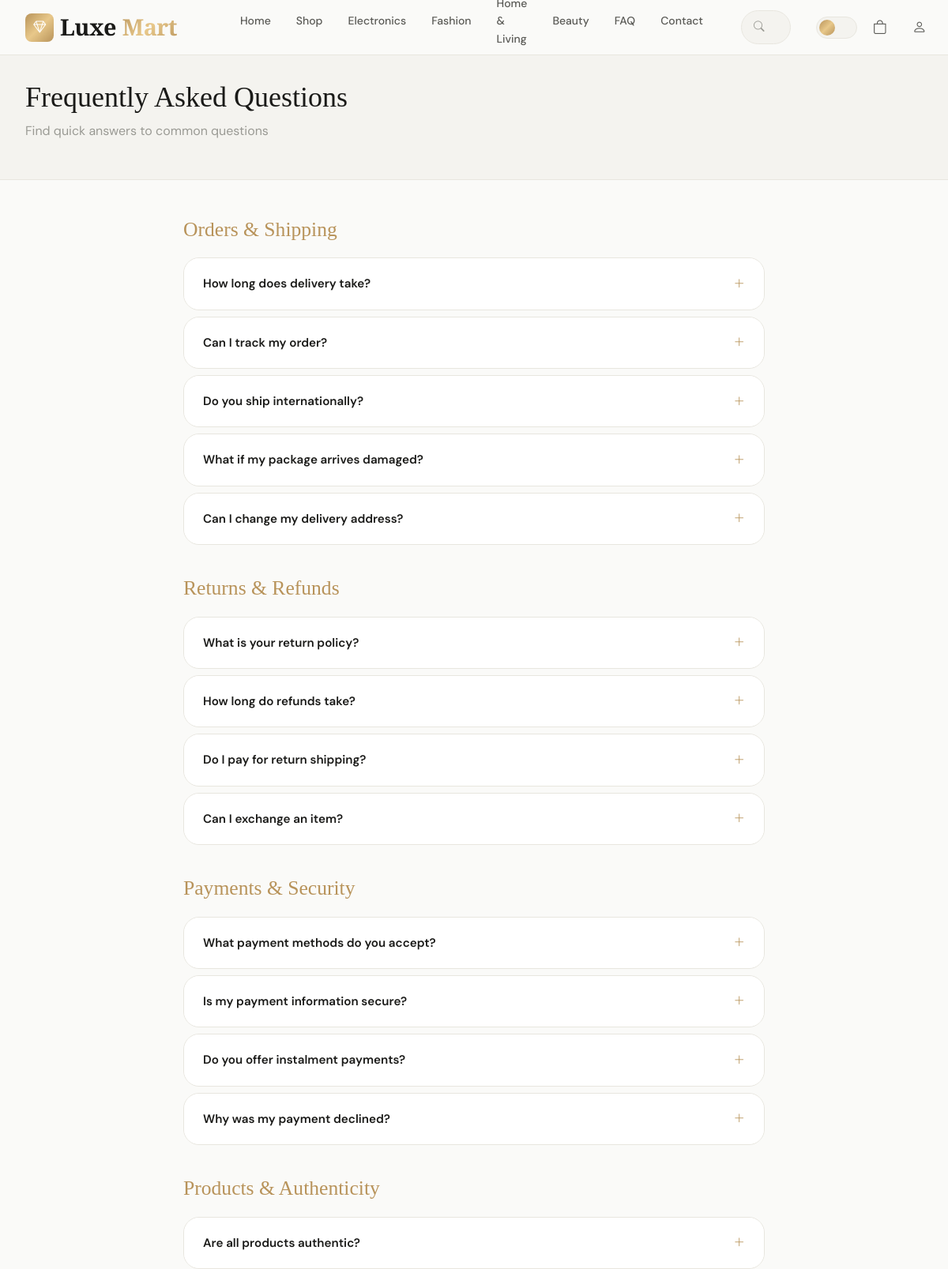
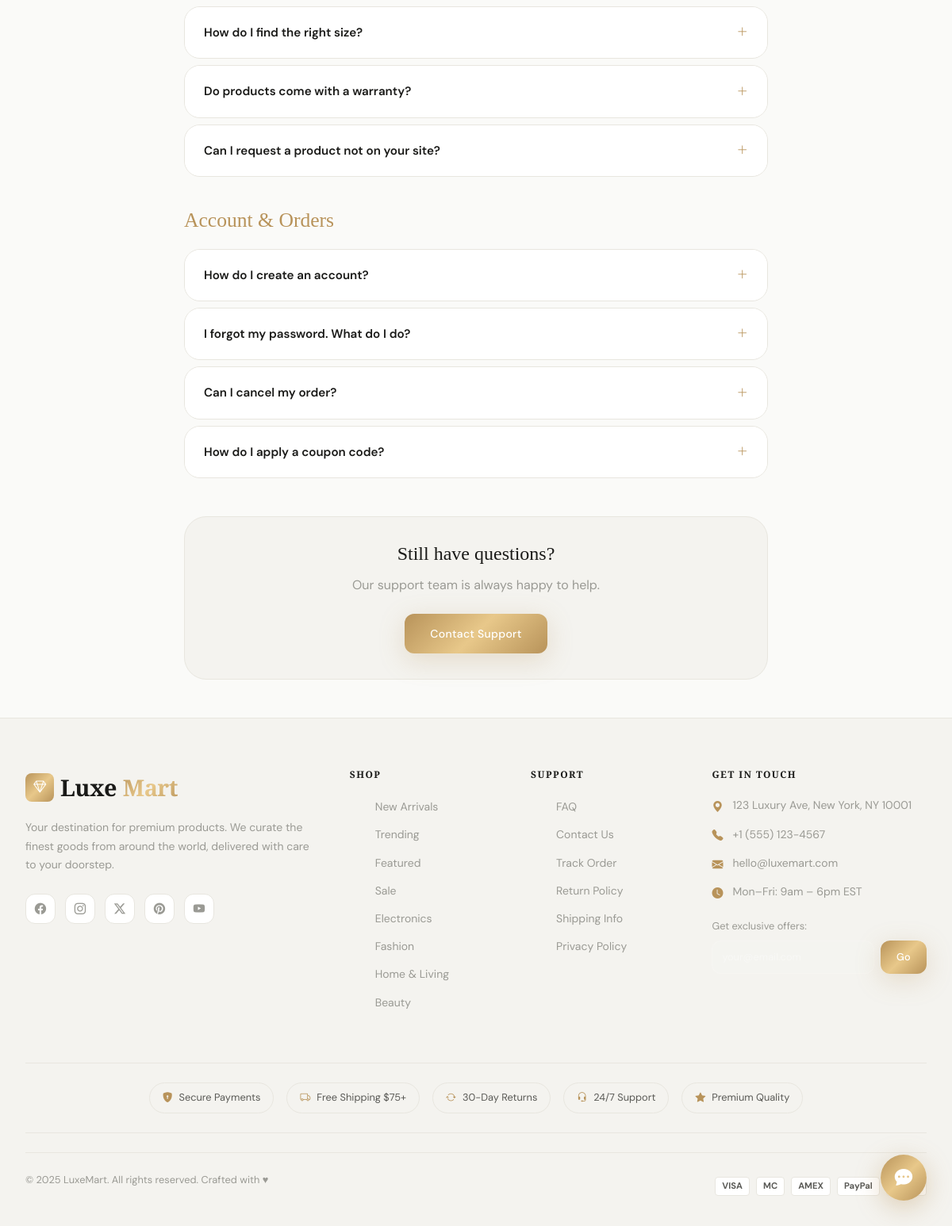
/contact/faq/, run on the app's committed database (2 pictures, top to bottom).
### store/models.py (models this page shows, shortened)
class Category(models.Model):
    name = models.CharField(max_length=200, unique=True)
    slug = models.SlugField(max_length=200, unique=True, blank=True)
    description = models.TextField(blank=True)
    image = models.ImageField(upload_to='categories/', blank=True, null=True)
    icon = models.CharField(max_length=100, blank=True, help_text='Bootstrap icon class e.g. bi-laptop')
    parent = models.ForeignKey('self', on_delete=models.SET_NULL, null=True, blank=True, related_name='children')
    is_active = models.BooleanField(default=True)
    order = models.IntegerField(default=0)
    created_at = models.DateTimeField(auto_now_add=True)
    class Meta:
        verbose_name_plural = 'Categories'
        ordering = ['order', 'name']
    def get_absolute_url(self):
        return reverse('store:category', kwargs={'slug': self.slug})

### contact/views.py (the view)
# urls.py: path('faq/', views.faq, name='faq'),
def faq(request):
    faq_sections = [
        ("Orders & Shipping", [
            ("How long does delivery take?", "Standard delivery takes 3–5 business days. Express shipping (1–2 days) is available at checkout. Free standard shipping on orders over $75."),
            ("Can I track my order?", "Yes! Once your order ships you'll receive a tracking number by email. You can also track it anytime from your account dashboard or our Order Tracking page."),
            ("Do you ship internationally?", "We currently ship to over 50 countries. International delivery takes 7–14 business days. Duties and taxes may apply depending on your country."),
            ("What if my package arrives damaged?", "We're so sorry! Please take photos and contact us within 48 hours of delivery. We'll send a replacement or issue a full refund immediately."),
            ("Can I change my delivery address?", "Address changes can be made within 2 hours of placing your order. Contact us immediately via live chat or email for the fastest resolution."),
        ]),
        ("Returns & Refunds", [
            ("What is your return policy?", "We offer a 30-day hassle-free return policy for all unused items in original packaging. Simply initiate a return from your account dashboard."),
            ("How long do refunds take?", "Refunds are processed within 3–5 business days of receiving your return. It may take an additional 3–5 days to appear on your statement depending on your bank."),
            ("Do I pay for return shipping?", "Returns are free for defective or incorrect items. For change-of-mind returns, a prepaid return label is provided for $5.99, deducted from your refund."),
            ("Can I exchange an item?", "Absolutely! The easiest way is to return the item and place a new order. This ensures the fastest turnaround. Contact us if you need help."),
        ]),
        ("Payments & Security", [
            ("What payment methods do you accept?", "We accept Visa, Mastercard, American Express, PayPal, and Cash on Delivery (select regions). All transactions are SSL encrypted."),
            ("Is my payment information secure?", "100%. We never store your card details. All payments are processed by Stripe, a PCI-DSS Level 1 certified payment processor — the highest security standard."),
            ("Do you offer instalment payments?", "Yes! PayPal Pay Later is available at checkout for eligible orders. Split your purchase into 4 interest-free payments."),
            ("Why was my payment declined?", "This is usually a bank security measure. Try again or contact your bank to authorise the transaction. You can also try a different card or PayPal."),
        ]),
        ("Products & Authenticity", [
            ("Are all products authentic?", "Absolutely. We work directly with brands and authorised distributors. Every product is 100% genuine and comes with its original manufacturer warranty."),
            ("How do I find the right size?", "Each product page includes a detailed size guide. If you're unsure, our customer support team is happy to advise based on your measurements."),
            ("Do products come with a warranty?", "Yes. All products include the manufacturer's standard warranty. Electronics typically have a 1-year warranty. Details are listed on each product page."),
            ("Can I request a product not on your site?", "Yes! Use our Contact form to request specific products. We're constantly expanding our catalogue and love hearing what customers want."),
        ]),
        ("Account & Orders", [
            ("How do I create an account?", "Click 'Register' in the top navigation. It takes less than a minute. You'll get order tracking, wishlist, saved addresses, and exclusive member deals."),
            ("I forgot my password. What do I do?", "Click 'Forgot password?' on the login page. We'll email you a secure reset link. Check your spam folder if you don't see it within 2 minutes."),
            ("Can I cancel my order?", "Orders can be cancelled within 2 hours of placement if they haven't been packed yet. Go to My Orders → Cancel, or contact us immediately."),
            ("How do I apply a coupon code?", "Enter your coupon code in the 'Coupon Code' field in your cart or at checkout, then click Apply. The discount will be shown before you confirm your order."),
        ]),
    ]
    return render(request, 'contact/faq.html', {'faq_sections': faq_sections})

### cart/context_processors.py (called while the page is built)
def cart_context(request):
    try:
        cart = get_or_create_cart(request)
        return {'cart': cart, 'cart_count': cart.total_items}
    except Exception:
        return {'cart': None, 'cart_count': 0}

### cart/models.py (called while the page is built)
    @property
    def total_items(self):
        return sum(item.quantity for item in self.items.all())

### store/context_processors.py (called while the page is built)
def categories_context(request):
    return {
        'nav_categories': Category.objects.filter(is_active=True, parent=None).order_by('order')[:8]
    }

### wishlist/context_processors.py (called while the page is built)
def wishlist_context(request):
    if request.user.is_authenticated:
        wishlist_ids = list(request.user.wishlist_items.values_list('product_id', flat=True))
        return {'wishlist_ids': wishlist_ids, 'wishlist_count': len(wishlist_ids)}
    return {'wishlist_ids': [], 'wishlist_count': 0}

### templates/contact/faq.html (shortened to what this page needs)
{% extends 'base.html' %}
{% block content %}
<div class="page-hero" style="padding:2rem 0;"><div class="container">
  <h1>Frequently Asked Questions</h1>
  <p style="color:var(--text-muted);margin-top:0.5rem;">Find quick answers to common questions</p>
</div></div>
<section class="section-sm">
  <div class="container" style="max-width:800px;">
    {% for section, faqs in faq_sections %}
    <div style="margin-bottom:2.5rem;">
      <h3 class="display-font" style="font-size:1.6rem;margin-bottom:1.25rem;color:var(--gold);">{{ section }}</h3>
      {% for q, a in faqs %}
      <div style="border:1px solid var(--border);border-radius:var(--radius-lg);margin-bottom:0.5rem;overflow:hidden;transition:all 0.2s;"
           onmouseover="this.style.borderColor='var(--gold)'" onmouseout="this.style.borderColor='var(--border)'">
        <button onclick="toggleFaq(this)" style="width:100%;padding:1.25rem 1.5rem;background:var(--bg-card);border:none;text-align:left;cursor:pointer;display:flex;justify-content:space-between;align-items:center;font-family:var(--font-body);font-size:0.95rem;font-weight:600;color:var(--text-primary);transition:background 0.2s;"
                onmouseover="this.style.background='var(--bg-secondary)'" onmouseout="this.style.background='var(--bg-card)'">
          <span>{{ q }}</span>
          <i class="bi bi-plus-lg" style="color:var(--gold);flex-shrink:0;transition:transform 0.3s;font-size:0.9rem;"></i>
        </button>
      </div>
      {% endfor %}
    </div>
    {% endfor %}
    <div style="margin-top:3rem;padding:2rem;background:var(--bg-secondary);border-radius:var(--radius-xl);text-align:center;border:1px solid var(--border);">
      <h4 class="display-font" style="font-size:1.5rem;margin-bottom:0.75rem;">Still have questions?</h4>
      <p style="color:var(--text-muted);margin-bottom:1.5rem;">Our support team is always happy to help.</p>
      <a href="{% url 'contact:contact' %}" class="btn-luxe btn-primary">Contact Support</a>
    </div>
  </div>
</section>
{% endblock %}

### templates/base.html (shortened to what this page needs)
{% load static %}
<!DOCTYPE html>
<html lang="en" data-theme="light">
<head>
  <link rel="stylesheet" href="https://cdn.jsdelivr.net/npm/bootstrap-icons@1.11.3/font/bootstrap-icons.min.css">
  <link rel="stylesheet" href="https://cdn.jsdelivr.net/npm/bootstrap@5.3.2/dist/css/bootstrap.min.css">
  <link rel="stylesheet" href="{% static 'css/main.css' %}">
</head>
<body>
<nav class="navbar-luxe" id="navbar">
  <div class="navbar-inner">
    <a href="{% url 'store:home' %}" class="logo">
      <div class="logo-icon"><i class="bi bi-gem"></i></div>
      Luxe<span>Mart</span>
    </a>
    <ul class="nav-links">
      <li><a href="{% url 'store:home' %}">Home</a></li>
      <li><a href="{% url 'store:product_list' %}">Shop</a></li>
      {% for cat in nav_categories|slice:":4" %}
      <li><a href="{{ cat.get_absolute_url }}">{{ cat.name }}</a></li>
      {% endfor %}
      <li><a href="{% url 'contact:faq' %}">FAQ</a></li>
      <li><a href="{% url 'contact:contact' %}">Contact</a></li>
    </ul>
    <div class="nav-search">
      <form action="{% url 'store:search' %}" method="get" style="margin:0;">
        <input type="text" name="q" id="navSearchInput"
               placeholder="Search products, brands…"
               value="{{ request.GET.q|default:'' }}"
               autocomplete="off">
      </form>
    </div>
    <div class="nav-actions">
      <button class="theme-toggle" id="themeToggle" title="Toggle dark mode" aria-label="Toggle theme"></button>
      <button class="nav-btn" id="cartToggleBtn" title="Cart">
        <i class="bi bi-bag" style="font-size:1.1rem;"></i>
      </button>
      {% if user.is_authenticated %}
      <div style="position:relative;" class="user-dropdown-wrap">
        <button class="nav-btn" id="userMenuBtn" title="Account">
          {% if user.avatar %}
          <img src="{{ user.avatar.url }}" alt="" style="width:28px;height:28px;border-radius:50%;object-fit:cover;">
          {% else %}
          <i class="bi bi-person-circle" style="font-size:1.1rem;"></i>
          {% endif %}
        </button>
        <div class="user-dropdown" id="userDropdown">
          <div class="user-dropdown-header">
            <strong>{{ user.get_full_name|default:user.email }}</strong>
            <span style="font-size:0.75rem;color:var(--text-muted);">{{ user.email }}</span>
          </div>
          <a href="{% url 'users:dashboard' %}"><i class="bi bi-speedometer2"></i> Dashboard</a>
          <a href="{% url 'users:profile' %}"><i class="bi bi-person"></i> Profile</a>
          <a href="{% url 'orders:order_list' %}"><i class="bi bi-bag-check"></i> My Orders</a>
          <a href="{% url 'wishlist:list' %}"><i class="bi bi-heart"></i> Wishlist</a>
          {% if user.is_staff %}
          <a href="/admin/" style="color:var(--gold);"><i class="bi bi-shield-check"></i> Admin Panel</a>
          {% endif %}
          <div style="border-top:1px solid var(--border);margin:0.25rem 0;"></div>
          <a href="{% url 'users:logout' %}" style="color:#ef4444;"><i class="bi bi-box-arrow-right"></i> Logout</a>
        </div>
      </div>
      {% else %}
      <a href="{% url 'users:login' %}" class="nav-btn" title="Login">
        <i class="bi bi-person" style="font-size:1.1rem;"></i>
      </a>
      {% endif %}
    </div>
  </div>
</nav>
<div class="page-wrapper">
  {% block content %}{% endblock %}
</div>
<footer class="footer">
  <div class="container">
    <div class="footer-grid">
      <div>
        <a href="{% url 'store:home' %}" class="logo footer-logo">
          <div class="logo-icon"><i class="bi bi-gem"></i></div>
          Luxe<span>Mart</span>
        </a>
        <p class="footer-desc mt-3">
          Your destination for premium products. We curate the finest goods from around the world, delivered with care to your doorstep.
        </p>
        <div class="social-links">
          <a href="#" class="social-link" aria-label="Facebook"><i class="bi bi-facebook"></i></a>
          <a href="#" class="social-link" aria-label="Instagram"><i class="bi bi-instagram"></i></a>
          <a href="#" class="social-link" aria-label="Twitter"><i class="bi bi-twitter-x"></i></a>
          <a href="#" class="social-link" aria-label="Pinterest"><i class="bi bi-pinterest"></i></a>
          <a href="#" class="social-link" aria-label="YouTube"><i class="bi bi-youtube"></i></a>
        </div>
      </div>
      <div>
        <h6 class="footer-heading">Shop</h6>
        <ul class="footer-links">
          <li><a href="{% url 'store:product_list' %}?filter=new">New Arrivals</a></li>
          <li><a href="{% url 'store:product_list' %}?filter=trending">Trending</a></li>
          <li><a href="{% url 'store:product_list' %}?filter=featured">Featured</a></li>
          <li><a href="{% url 'store:product_list' %}?filter=sale">Sale</a></li>
          {% for cat in nav_categories|slice:":4" %}
          <li><a href="{{ cat.get_absolute_url }}">{{ cat.name }}</a></li>
          {% endfor %}
        </ul>
      </div>
      <div>
        <h6 class="footer-heading">Support</h6>
        <ul class="footer-links">
          <li><a href="{% url 'contact:faq' %}">FAQ</a></li>
          <li><a href="{% url 'contact:contact' %}">Contact Us</a></li>
          <li><a href="{% url 'orders:tracking' %}">Track Order</a></li>
          <li><a href="#">Return Policy</a></li>
          <li><a href="#">Shipping Info</a></li>
          <li><a href="#">Privacy Policy</a></li>
        </ul>
      </div>
      <div>
        <h6 class="footer-heading">Get in Touch</h6>
        <div class="contact-item"><i class="bi bi-geo-alt-fill"></i><span>123 Luxury Ave, New York, NY 10001</span></div>
        <div class="contact-item"><i class="bi bi-telephone-fill"></i><span>+1 (555) 123-4567</span></div>
        <div class="contact-item"><i class="bi bi-envelope-fill"></i><span>hello@luxemart.com</span></div>
        <div class="contact-item"><i class="bi bi-clock-fill"></i><span>Mon–Fri: 9am – 6pm EST</span></div>
        <div style="margin-top:1.25rem;">
          <p style="font-size:0.8rem;color:var(--text-muted);margin-bottom:0.5rem;">Get exclusive offers:</p>
          <form class="newsletter-form" style="display:flex;gap:0.5rem;">
            <input type="email" class="newsletter-input" placeholder="your@email.com" required style="flex:1;padding:0.6rem 0.75rem;font-size:0.8rem;">
            <button type="submit" class="btn-luxe btn-primary btn-sm">Go</button>
          </form>
        </div>
      </div>
    </div>
    <div style="padding:1.5rem 0;border-top:1px solid var(--border);border-bottom:1px solid var(--border);margin-bottom:1.5rem;">
      <div class="trust-badges" style="justify-content:center;">
        <div class="trust-badge"><i class="bi bi-shield-lock-fill"></i> Secure Payments</div>
        <div class="trust-badge"><i class="bi bi-truck"></i> Free Shipping $75+</div>
        <div class="trust-badge"><i class="bi bi-arrow-repeat"></i> 30-Day Returns</div>
        <div class="trust-badge"><i class="bi bi-headset"></i> 24/7 Support</div>
        <div class="trust-badge"><i class="bi bi-star-fill"></i> Premium Quality</div>
      </div>
    </div>
    <div class="footer-bottom">
      <p class="footer-copyright">© 2025 LuxeMart. All rights reserved. Crafted with ♥</p>
      <div class="payment-icons">
        <div class="payment-icon">VISA</div>
        <div class="payment-icon">MC</div>
        <div class="payment-icon">AMEX</div>
        <div class="payment-icon">PayPal</div>
        <div class="payment-icon">Stripe</div>
      </div>
    </div>
  </div>
</footer>
<button class="chatbot-btn" id="chatbotBtn" title="Chat with us">
  <i class="bi bi-chat-dots-fill"></i>
</button>
</body>
</html>

### data on the page
Category: name "Electronics"
Category: name "Fashion"
Category: name "Beauty"
Category: name "Home & Living"

### other printed values
{{ section }} "Orders & Shipping" "Returns & Refunds" "Payments & Security" "Products & Authenticity" "Account & Orders"
{{ q }} "How long does delivery take?" "Can I track my order?" "Do you ship internationally?" "What if my package arrives damaged?" "Can I change my delivery address?" "What is your return policy?" "How long do refunds take?" "Do I pay for return shipping?" "Can I exchange an item?" "What payment methods do you accept?" "Is my payment information secure?" "Do you offer instalment payments?" "Why was my payment declined?" "Are all products authentic?" "How do I find the right size?" "Do products come with a warranty?" "Can I request a product not on your site?" "How do I create an account?" "I forgot my password. What do I do?" "Can I cancel my order?" "How do I apply a coupon code?"
